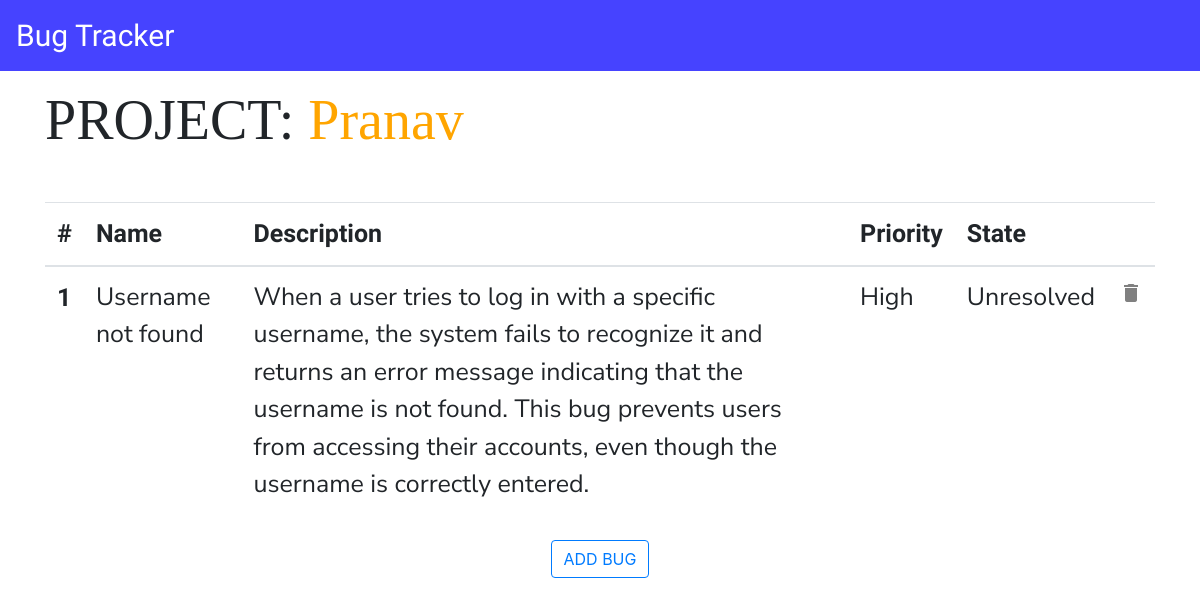
The page /bug/1/ on the database its author committed.
### projects_app/models.py (models this page shows, shortened)
class Project(models.Model):
    name = models.CharField(max_length=50)
    organization_name = models.CharField(max_length=70)
    technology = models.CharField(max_length=50)

### bugs_app/models.py (models this page shows, shortened)
class Bug(models.Model):
    PRIORITY_CHOICES = [
        ('LO','Low'),
        ('MD','Medium'),
        ('HI','High')
    ]
    STATE_CHOICES = [
        ('RE','Resolved'),
        ('UN', 'Unresolved')
    ]
    project_id = models.ForeignKey(Project, on_delete=models.CASCADE, default='0')
    name = models.CharField(max_length=50)
    desc = models.TextField()
    priority = models.CharField(max_length=2, choices = PRIORITY_CHOICES)
    state = models.CharField(max_length=2, choices = STATE_CHOICES)

### bugs_app/views.py (the view)
# urls.py: path('<int:id>/',views.list_bugs,name='bug_list'),
def list_bugs(request,id):
    query_bugs = Bug.objects.filter(project_id=id)
    project = Project.objects.filter(id = id)[0]
    context = {
        'bugs_list': query_bugs,
        'project': project
    }
    return render(request, 'bugs_app/bugs.html', context)

### bugs_app/templates/bugs_app/bugs.html (shortened to what this page needs)
{% extends 'projects_app/base.html' %}
{% block bug %}
    <div class="container">
        <h1 class="display-4 project-title">Project: </h1>
        <h1 class="display-4 project-name">{{project.name}}</h1>
        <table class="table mt-5">
            <thead>
                <th scope="col">#</th>
                <th scope="col">Name</th>
                <th scope="col">Description</th>
                <th scope="col">Priority</th>
                <th scope="col">State</th>
                <th scope="col"></th>
            </thead>
            <tbody>
                {% for bug in bugs_list %}
                    <tr class="bug-row">
                        <th scope="row"> {{forloop.counter}} </th>
                        <td>{{bug.name}}</td>
                        <td>{{bug.desc}}</td>
                        <td>{{bug.get_priority_display}}</td>
                        <td>{{bug.get_state_display}}</td>
                        <td>
                            <a href=" {% url 'bug_delete' project.id bug.id %} "title="Delete Item">
                                <span class="material-icons delete-icon">
                                </span>
                            </a>
                        </td>
                    </tr>
                {% endfor %}
            </tbody>
        </table>
        <div class="flex-container">
            <button type="button" id="add-project" class="my-2 btn btn-outline-primary" onclick="openbugform({{project.id}})">add bug</button>
        </div>
    </div>
{% endblock %}

### projects_app/templates/projects_app/base.html (shortened to what this page needs)
{% load static %}
<!DOCTYPE html>
<html lang="en">
    <head>
        <link rel="stylesheet" href="{% static 'bootstrap-4.3.1/css/bootstrap.min.css' %}" >
        <link rel="stylesheet" href="{% static 'css/navbar.css' %}">
        <link rel="stylesheet" href="{% static 'css/bugs_list.css' %}">
        <link rel="stylesheet" href="{% static 'css/projects.css' %}">
        <link rel="stylesheet" href="{% static 'css/table.css' %}">
    </head>
    <body>
        <nav class="navbar mb-3">
            <a class="navbar-brand" href=" {% url 'home' %} ">Bug Tracker</a>
        </nav>
        {% block bug %}
        {% endblock bug %}
    </body>
</html>

### projects_app/static/css/navbar.css (style rules this page uses)
.navbar { background-color: rgb( 70, 67, 255 ); }
.navbar a { color: white; }
.flex-container { display: flex; justify-content: center; }
#add-project { text-transform: uppercase; }
.navbar-brand { font-family: 'Rowdies', cursive; font-size: 30px; }

### projects_app/static/css/bugs_list.css (style rules this page uses)
.delete-icon { color: grey; }

### projects_app/static/css/projects.css (style rules this page uses)
.project-title { font-family: 'Playfair Display', serif; text-transform: uppercase; display: inline; }
.project-name { display: inline; color: orange; font-family: 'Playfair Display', serif; }

### projects_app/static/css/table.css (style rules this page uses)
th { font-family: 'IBM Plex Sans Condensed', sans-serif; font-size: 25px; }
td { font-family: 'Nunito Sans', sans-serif; font-size: 25px; }

### rows shown on the page
Project: name "Pranav"
Bug: name "Username not found", desc "When a user tries to log in with a specific username, the system fails to recognize it and returns an error message indicating that the username is not found. This bug prevents users from accessing their accounts, even though the username is correctly entered.", priority "High", state "Unresolved"
